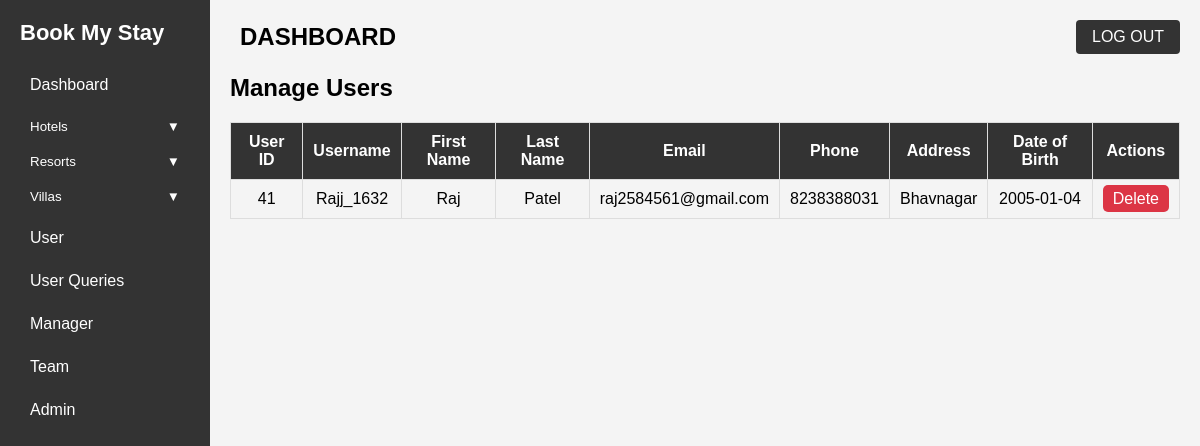
/admin/dashboard.php?page=user.php (signed in), run on the app's committed database.
### tables this page shows
CREATE TABLE `user` (
  `user_id` int(11) NOT NULL,
  `username` varchar(20) NOT NULL,
  `fname` varchar(100) NOT NULL,
  `lname` varchar(100) NOT NULL,
  `email` varchar(255) NOT NULL,
  `phno` varchar(20) DEFAULT NULL,
  `address` varchar(255) DEFAULT NULL,
  `dob` date DEFAULT NULL,
  `password` varchar(500) NOT NULL,
  `reset_token` varchar(255) DEFAULT NULL,
  `reset_expiry` datetime DEFAULT NULL
);

### admin/user.php (the view, shortened to what this page needs)
<?php
$conn = mysqli_connect("localhost", "root", "", "bookmyroom") or die("Database Error");
$result = mysqli_query($conn, "SELECT * FROM user");
?>
<!DOCTYPE html>
<html lang="en">
<head>
</head>
<body>
    <h2>Manage Users</h2>
    <table>
        <tr>
            <th>User ID</th>
            <th>Username</th>
            <th>First Name</th>
            <th>Last Name</th>
            <th>Email</th>
            <th>Phone</th>
            <th>Address</th>
            <th>Date of Birth</th>
            <th>Actions</th>
        </tr>
        <?php while ($row = mysqli_fetch_assoc($result)): ?>
            <tr>
                <td><?php echo $row['user_id']; ?></td>
                <td><?php echo $row['username']; ?></td>
                <td><?php echo $row['fname']; ?></td>
                <td><?php echo $row['lname']; ?></td>
                <td><?php echo $row['email']; ?></td>
                <td><?php echo $row['phno']; ?></td>
                <td><?php echo $row['address']; ?></td>
                <td><?php echo $row['dob']; ?></td>
                <td>
                    <a href="deleteuser.php?delete_id=<?php echo $row['user_id']; ?>" class="delete-btn" onclick="return confirm('Are you sure you want to delete this user?');">Delete</a>
                </td>
            </tr>
        <?php endwhile; ?>
    </table>
</body>
</html>

### admin/dashboard.php (style rules this page uses)
* { margin: 0; padding: 0; box-sizing: border-box; }
body { font-family: Arial, sans-serif; background-color: #f4f4f4; display: flex; }

### admin/user.php (style rules this page uses)
body { font-family: Arial, sans-serif; background-color: #f4f4f4; }
table { width: 100%; border-collapse: collapse; margin-top: 20px; }
th, td { border: 1px solid #ddd; padding: 10px; text-align: center; }
th { background-color: #333; color: white; }
a { text-decoration: none; padding: 5px 10px; border-radius: 5px; color: white; }
.delete-btn { background-color: #dc3545; }

### data on the page
user: user_id "41", username "Rajj_1632", fname "Raj", lname "Patel", email "raj2584561@gmail.com", phno "8238388031", address "Bhavnagar", dob "2005-01-04"
